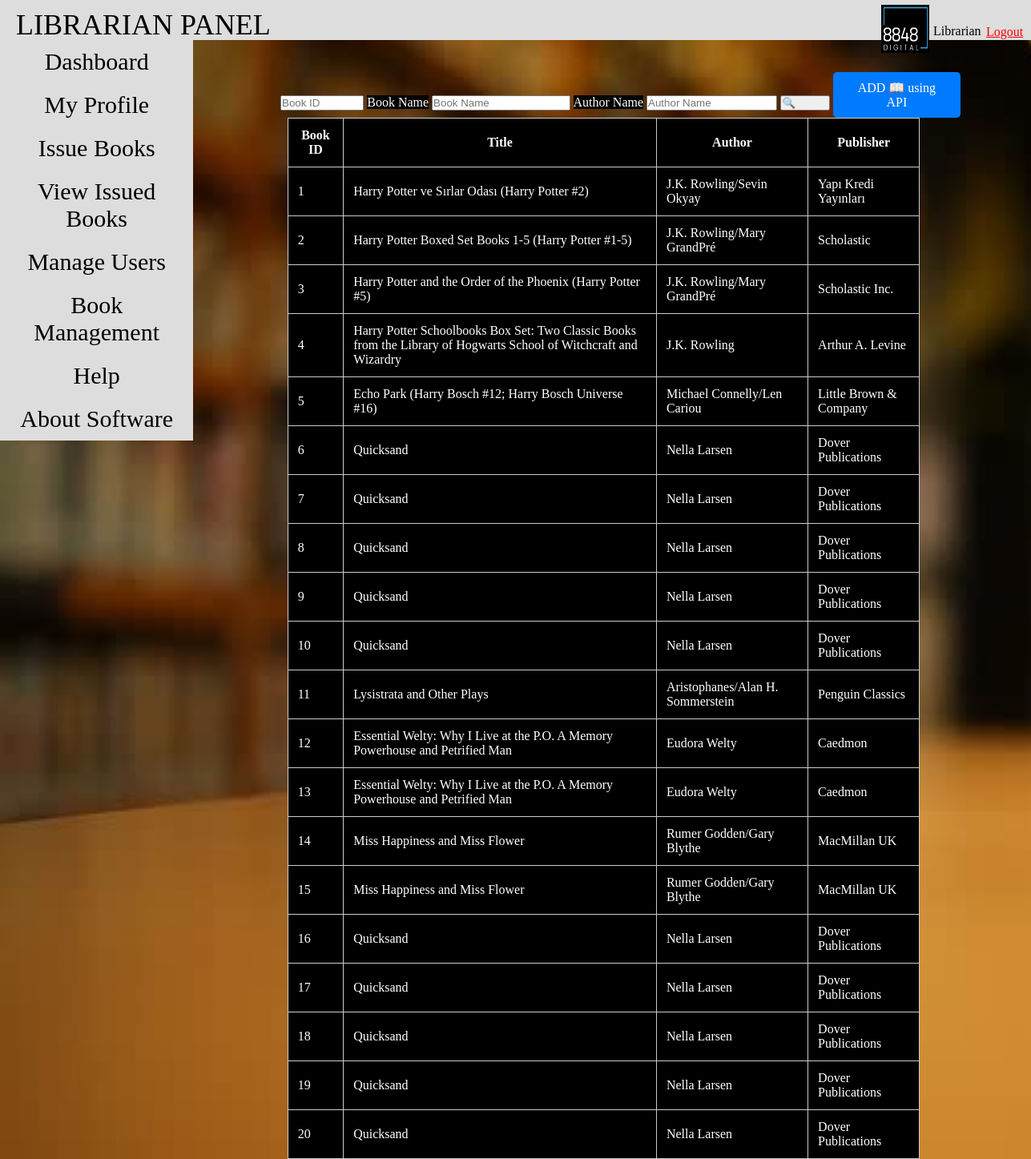
The page /bookmanage on the database its author committed.
### tables this page shows
CREATE TABLE books (
            id INTEGER PRIMARY KEY AUTOINCREMENT,
            title TEXT,
            author TEXT,
            publisher TEXT
        );

### main/app.py (the view, shortened to what this page needs)
@app.route('/bookmanage',methods=["GET", "POST"])
def bookmanage():
    issued_books = fetch_available_books()
    bid = None
    return render_template('bookmanage.html', issued_books=issued_books,bid=bid)

### main/app.py (called while the page is built)
def fetch_available_books():
    conn = sqlite3.connect("books.db")
    cursor = conn.cursor()
    cursor.execute('SELECT * FROM books')
    issued_books = cursor.fetchall()
    issued_books_list = []
    for book in issued_books:
        book_dict = {
            'id': book[0],
            'title': book[1],
            'author': book[2],
            'publisher': book[3]
        }
        issued_books_list.append(book_dict)
    cursor.close()
    conn.close()
    return issued_books_list

### main/templates/bookmanage.html (shortened to what this page needs)
<!doctype html>
<html lang="en">
<head>
<link rel="stylesheet" href="{{ url_for('static', filename='css/bookmanage.css') }}">
</head>
<body style="background-image: url('static/images/back.jpg'); background-repeat: no-repeat; background-size: cover; background-attachment: fixed;">
<header>
<div class="nav">
<p>LIBRARIAN PANEL</p>
<img src="{{ url_for('static', filename='../static/images/logo.png') }}" alt="Logo">
<p id="user">Librarian</p>
<a href="/logout" style="text-decoration: none;">
    <div id="logout" style="text-decoration: underline;">Logout</div>
</a>
</div>
<nav>
<ul>
<li><a href="/das">Dashboard</a></li>
<li><a href="/profile">My Profile</a></li>
<li><a href="/register1">Issue Books</a></li>
<li><a href="/issued">View Issued Books</a></li>
<li><a href="/manageuser">Manage Users</a></li>
<li><a href="/bookmanage">Book Management</a></li>
<li><a href="/help">Help</a></li>
<li><a href="/about">About Software</a></li>
</ul>
</nav>
</header>
<section>
<div id="content">
<form action="/bookmanage" method="POST">
<input type="text" id="bid" name="bookid" placeholder="Book ID" value="{{ bid[0] }}" style="width:6%">
<label style="background:black;color:white; ">Book Name</label>
<input type="text" id="bname" name="bookname" placeholder="Book Name" style="width:13%">
<label style="background:black;color:white;">Author Name</label>
<input type="text" id="aname" name="Aname" placeholder="Author Name" style="width:12%">
<input type="submit" value="&#128269;">
<a href="/api" class="button-link" value=" ADD &#128214; using API" style="width:12%;" onclick="redirectToURL()"> ADD &#128214; using API</a>
</form>
<table>
<thead>
  <tr>
                <th>Book ID</th>
                <th>Title</th>
                <th>Author</th>
                <th>Publisher</th>
</thead>
<tbody>
            {% for book in issued_books %}
            <tr>
                <td>{{ book.id }}</td>
                <td>{{ book.title }}</td>
                <td>{{ book.author }}</td>
                <td>{{ book.publisher }}</td>
            </tr>
            {% endfor %}
        </tbody>
</div>
</section>
</body>
</html>

### main/static/css/bookmanage.css (style rules this page uses)
* { margin:0; padding: 0; }
.nav { background-color:#ddd; height:50px; }
.nav>p { font-size: 36px; color:black; padding-top:10px; padding-left: 20px; }
ul>li>a { background-color:#ddd; display:block; padding:10px; height:100%; font-size: 30px; text-align: center; width:88%; height:100%; list-style:none; }
ul { list-style:none; margin:0; padding:0; position:fixed; overflow: auto; }
nav>ul>li>a { text-decoration: none; color:black; }
.nav>img { margin-left: 1100px; margin-top: -60px; height: 60px; width:60px; }
.nav>#user { margin-left: 1145px; margin-top: -50px; font-size: 16px; }
.nav>a>#logout { margin-left: 1230px; margin-top: -18px; font-size: 16px; }
section { margin:40px 40px 0px 260px; }
form>input { padding-right: 41px; }
table, th, td { border: 1px solid white; border-collapse: collapse; background-color: black; color:white; }
th { padding-right: 44px; }
body { background-image: url('../images/back.jpg'); background-repeat: no-repeat; height:100%; width:100%; background-size: cover; }
#logout { border-style: solid; border-width: 0.1px; margin:-25px 78px 0px 1410px; color: red; text-decoration: none; border-color: #ddd; }

### main/templates/bookmanage.html (style rules this page uses)
.button-link { display: inline-block; padding: 10px 20px; text-align: center; text-decoration: none; background-color: #007BFF; color: white; border: none; border-radius: 5px; cursor: pointer; }
table { width: 80%; margin: 0 auto; border-collapse: collapse; }
th, td { font-size: 16px; padding: 12px; border: 1px solid #ccc; }

### rows shown on the page
books: id "1", title "Harry Potter ve Sırlar Odası (Harry Potter #2)", author "J.K. Rowling/Sevin Okyay", publisher "Yapı Kredi Yayınları"
books: id "2", title "Harry Potter Boxed Set Books 1-5 (Harry Potter #1-5)", author "J.K. Rowling/Mary GrandPré", publisher "Scholastic"
books: id "3", title "Harry Potter and the Order of the Phoenix (Harry Potter #5)", author "J.K. Rowling/Mary GrandPré", publisher "Scholastic Inc."
books: id "4", title "Harry Potter Schoolbooks Box Set: Two Classic Books from the Library of Hogwarts School of Witchcraft and Wizardry", author "J.K. Rowling", publisher "Arthur A. Levine"
books: id "5", title "Echo Park (Harry Bosch #12; Harry Bosch Universe #16)", author "Michael Connelly/Len Cariou", publisher "Little Brown & Company"
books: id "6", title "Quicksand", author "Nella Larsen", publisher "Dover Publications"
books: id "7", title "Quicksand", author "Nella Larsen", publisher "Dover Publications"
books: id "8", title "Quicksand", author "Nella Larsen", publisher "Dover Publications"
books: id "9", title "Quicksand", author "Nella Larsen", publisher "Dover Publications"
books: id "10", title "Quicksand", author "Nella Larsen", publisher "Dover Publications"
books: id "11", title "Lysistrata and Other Plays", author "Aristophanes/Alan H. Sommerstein", publisher "Penguin Classics"
books: id "12", title "Essential Welty: Why I Live at the P.O. A Memory Powerhouse and Petrified Man", author "Eudora Welty", publisher "Caedmon"
books: id "13", title "Essential Welty: Why I Live at the P.O. A Memory Powerhouse and Petrified Man", author "Eudora Welty", publisher "Caedmon"
books: id "14", title "Miss Happiness and Miss Flower", author "Rumer Godden/Gary Blythe", publisher "MacMillan UK"
books: id "15", title "Miss Happiness and Miss Flower", author "Rumer Godden/Gary Blythe", publisher "MacMillan UK"
books: id "16", title "Quicksand", author "Nella Larsen", publisher "Dover Publications"
books: id "17", title "Quicksand", author "Nella Larsen", publisher "Dover Publications"
books: id "18", title "Quicksand", author "Nella Larsen", publisher "Dover Publications"
books: id "19", title "Quicksand", author "Nella Larsen", publisher "Dover Publications"
books: id "20", title "Quicksand", author "Nella Larsen", publisher "Dover Publications"
